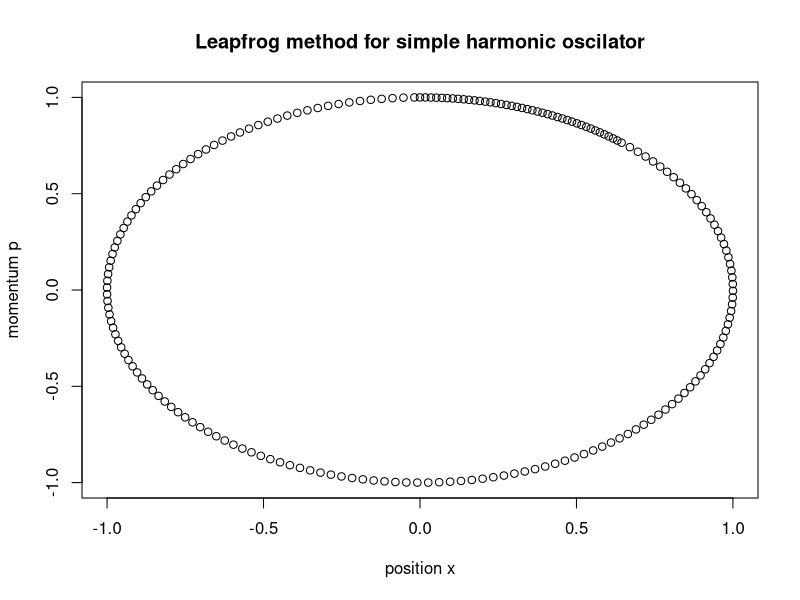

Reproduce this figure in R.
### leapfrog harmonic oscillator
###
### Hamiltonian is H = 0.5 * p^2 + 0.5 * x^2
### Time is from [0, T], divide the interval by N, i.e. h = T/N
### leapfrog interation is given by
### p_{k+1/2} = p_k - h/2 * x_k
### x_{k+1}   = x_k + h * p_{k+1/2}
### p_{k+1}   = p_{k+1/2} - h/2 * x_{k+1}
###

hamDx <- function(x)
{
  return(x)
}

hamDp <- function(p)
{
  return(p)
}

xpFlows <- function(Period, N)
{
  flows <- matrix(data=0.0, nrow=N, ncol=2)
  flows[1,1] = 0
  flows[1,2] = 1
  h <- Period/N
  
  for (i in 2:N)
  {
    pHalf <- flows[i-1, 2] - 0.5*h*hamDx(flows[i-1,1])
    flows[i,1] <- flows[i-1,1] + h*hamDp(pHalf)
    flows[i,2] <- pHalf - 0.5*h*hamDx(flows[i,1])
  }
  
  return(flows)
}

period <- 7
N <- 200
flow <- xpFlows(period, N)
plot(flow[,1],flow[,2],xlab='position x', ylab='momentum p', main='Leapfrog method for simple harmonic oscilator')

